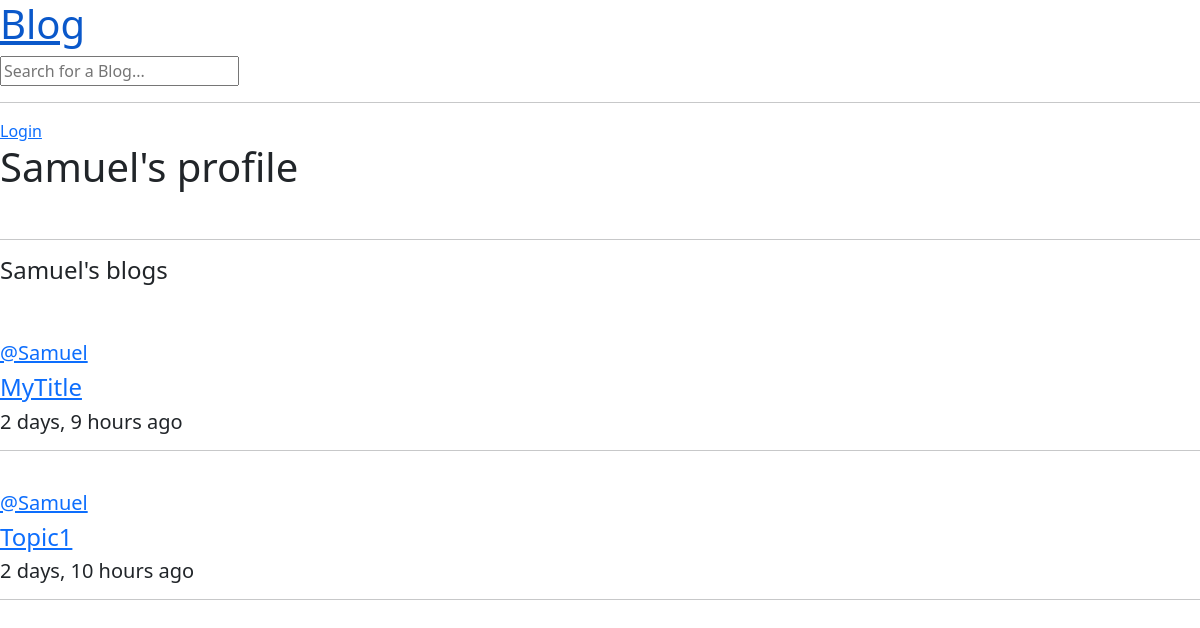
Screenshot of /user-profile/1 with the database file from the repository.
### base/models.py (models this page shows, shortened)
class Blog(models.Model):
    title = models.CharField(max_length=200)
    author = models.ForeignKey(User, on_delete=models.CASCADE)
    body = models.TextField()
    created = models.DateTimeField(auto_now_add=True)
    updated = models.DateTimeField(auto_now=True)
    class Meta:
        ordering = ["-updated", "-created"]

### base/views.py (the view)
# urls.py: path("user-profile/<str:pk>", views.userProfile, name="user-profile"),
def userProfile(request, pk):
    user = User.objects.get(id=pk)
    blogs = user.blog_set.all()
    context={"user":user, "blogs":blogs}
    return render(request, "profile.html", context)

### templates/profile.html
{% extends 'main.html' %}
{% block content %}
    <h1>{{user.username}}'s profile</h1><br><hr>
    <h4>{{user.username}}'s blogs</h4><br><br>
    {% include 'blogs_component.html' %}
{% endblock %}

### templates/blogs_component.html (shortened to what this page needs)
{% block content %}
    {% for blog in blogs %}
        <div>
            <h5><a href="{% url 'user-profile' blog.author.id %}">@{{blog.author}}</a></h5>
            <a href="{% url 'blog' blog.id %}?q={{blog.title}}"><h4>{{blog.title}}</h4></a>
            <h5>{{blog.created|timesince}} ago</h5>
            <hr>
            <br>
        </div>
    {% endfor %}
{% endblock %}

### rows the page displays
Blog: author "Samuel", title "MyTitle", created "2 days, 9 hours"
Blog: author "Samuel", title "Topic1", created "2 days, 10 hours"

### other values shown
{{ user.username }} "Samuel"
